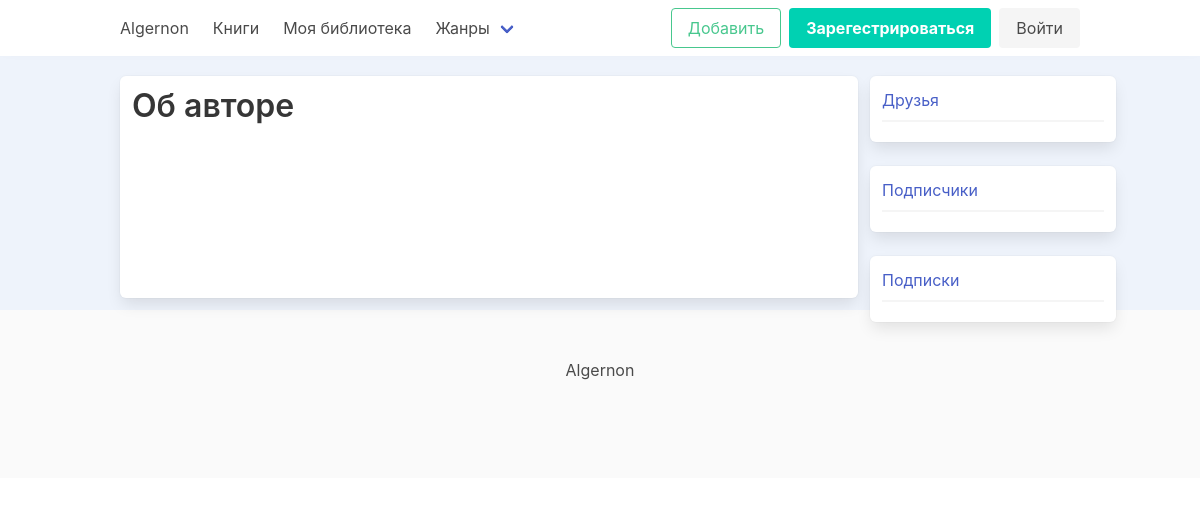
Before: /u/author/2/ with the older database file.
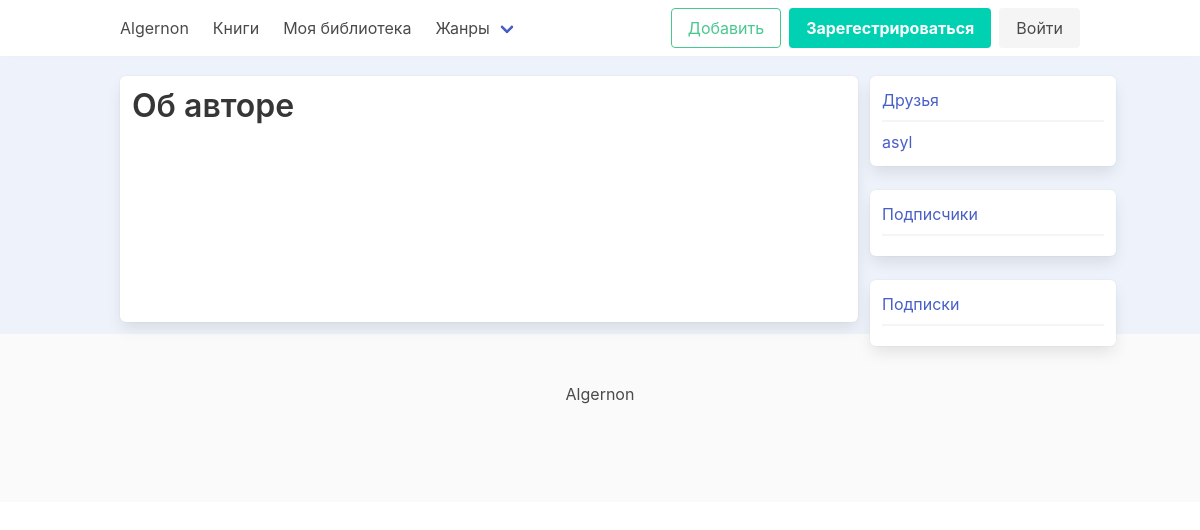
After: the same page with the newer database file.
### account/models.py (models this page shows, shortened)
class CustomUser(AbstractUser):
    USERNAME_FIELD = 'email'
    REQUIRED_FIELDS = ['username']
    email = models.EmailField(_('Email'), unique=True)
    DS = "Don't Show"
    MALE = "Male"
    FEMALE = "Female"
    GENDER_CHOICES = (
        (DS, _("Don't Show")),
        (MALE, _("Male")),
        (FEMALE, _("Female"))
    )
    ONLY_MONTH_AND_DAY = "Only month and day"
    SHOW = "Show"
    BIRTHDAY_CHOICES = (
        (DS, _("Don't Show")),
        (ONLY_MONTH_AND_DAY, _("Only month and day")),
        (SHOW, _("Show birthday"))
    )
    slug = models.SlugField(unique=True, null=True, blank=True)
    image = models.ImageField(upload_to='profile/%Y/%m-%d', default='images/no-image.png', blank=True)
    name = models.CharField(max_length=250, unique=True)
    status = models.CharField(max_length=250, null=True, blank=True)
    birthday = models.DateField(null=True, blank=True)
    birthday_visibility = models.CharField(max_length=40, choices=BIRTHDAY_CHOICES, default=DS)
    gender = models.CharField(max_length=50, choices=GENDER_CHOICES, default=DS)
    information = QuillField(max_length=1000, null=True, blank=True)
    friends = models.ManyToManyField("CustomUser", blank=True)
    def get_author_url(self):
        return reverse('authors:author_detail', args=[self.pk])
    def get_subscribers(self):
        return Friend.objects.filter(to_user=self)
    def get_followings(self):
        return Friend.objects.filter(from_user=self)

### authors/views.py (the view)
# urls.py: path('author/<int:pk>/', views.AuthorDetailView.as_view(), name='author_detail'),
class AuthorDetailView(DetailView):
    model = get_user_model()
    template_name = 'authors/detail.html'
    context_object_name = 'author'
    def get_context_data(self, **kwargs):
        context = super(AuthorDetailView, self).get_context_data(**kwargs)
        context['books'] = Book.objects.filter(author_id=kwargs.get('id'))
        return context

### books/custom_context_processor.py (called while the page is built)
def genre_list(request):
    return {
        'genres': Genre.objects.all()
    }

### books/models.py (called while the page is built)
    def get_absolute_url(self):
        return reverse('books:books_by_genre', args=[self.slug])

### templates/authors/detail.html (shortened to what this page needs)
{% extends 'base.html' %}
{% block content %}
    <div class="container mt-5 pt-5">
        <div class="columns">
            <div class="column is-9 ml-3 box">
                <div class="block">
                    <p class="title is-3 is-pulled-left">
                        Об авторе
                    </p>
                </div>
            </div>
            <div class="column is-3 ml-3">
                <div class="columns is-multiline">
                    <div class="column is-12 box">
                        <a href="">Друзья</a>
                        <div class="navbar-divider"></div>
                        <div class="block">
                             {% for friend in author.friends.all %}
                                 <a href="{{ friend.get_author_url }}">{{ friend.name }}</a>
                            {% endfor %}
                        </div>
                    </div>
                    <div class="column is-12 box">
                        <a href="{% url 'account:subscriber_list' %}">Подписчики</a>
                        <div class="navbar-divider"></div>
                    </div>
                    <div class="column is-12 box">
                        <a href="">Подписки</a>
                        <div class="navbar-divider"></div>
                    </div>
                </div>
            </div>
        </div>
    </div>
{% endblock %}

Changed rows visible on the page:
now on this page (row edited): CustomUser: name "asyl"
